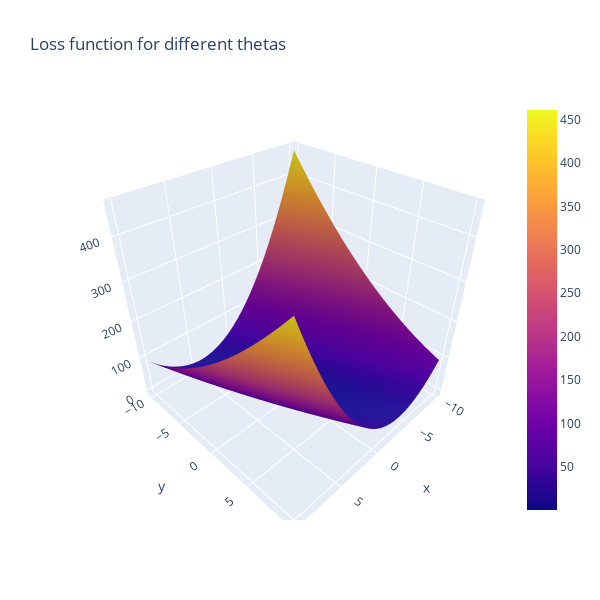

Source (notebook cell):
### Code cell
#Rerun the optimization above, but this time start closer to the objective!
#Find where the black line ends near the lowest X/Y/Z coordinate and make that your guess below.

num_iterations=100 #<---start with the same iterations as above
theta_init=np.array([[1],[1]]) #<---make a guess as to a more accurate [x],[y] coordinates near the minimum in the graph above.
alpha= 0.1 #<---start with the same step size as above
theta1, J_history1, theta0_history1, theta1_history1 = gradient_descent(X,y, theta_init,
                                                                   alpha, num_iterations)
#Let's look at the new loss path on the function. It should start much closer to the goal

line_marker = dict(color='#101010', width=2)
fig = go.Figure()
fig.add_surface(x=theta1_vals, y=theta0_vals, z=J_vals)
fig.add_scatter3d(x=theta1_history1, y=theta0_history1, z=J_history1, line=line_marker, name='')
#The below line adds a graph of just the loss over iterations in a 2D plane
plt.plot(theta0_history1, theta1_history1, 'r+');
fig.update_layout(title='Loss function for different thetas', autosize=True,
                  width=600, height=600, xaxis_title='theta0', 
                 yaxis_title='theta1')
fig.show()
